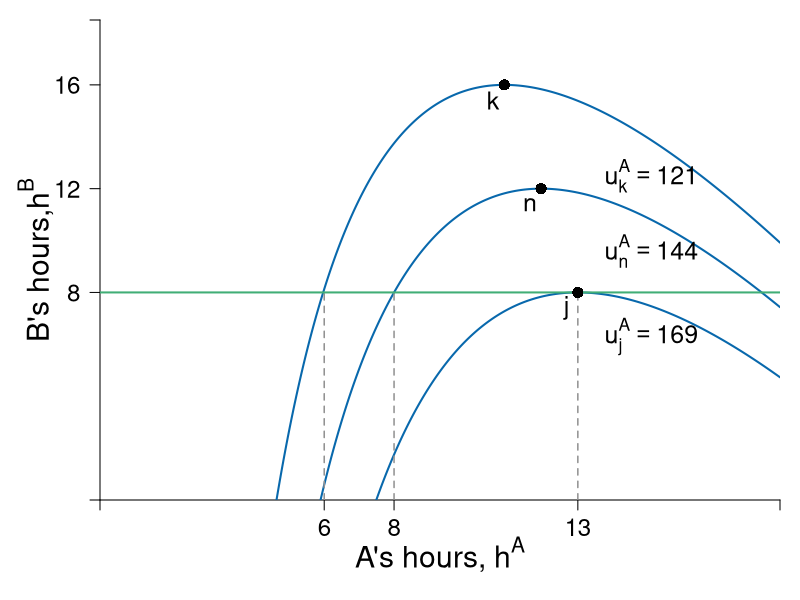

Reproduce this figure in R.
require(shape)
pdf(file = "coordination_failures/coord_indiff_map_feasible.pdf", width = 9, height = 7)

#Set parameters for graphics
pointsize <- 1.8
axislabelsize <- 1.8
labelsize <- 1.5
namesize <- 1.8
annotatesize <- 1.5
graphlinewidth <- 2
segmentlinewidth <- 1.5

COL <- c("#7fc97f", "#beaed4", "#fdc086", "#ffff99", "#386cb0", "#f0027f", "#bf5b17", "#666666")
COLA <- c("#e0f3db", "#99d8c9","#66c2a4","#41ae76", "#238b45", "#005824")
COLB <- c("#4eb3d3", "#2b8cbe", "#0868ac","#084081")

Grays <- gray.colors(25, start = 1, end = 0)

par(mar =  c(5, 5, 1, 1))


uA <- function(ea, eb, alpha = 30, beta = 1/2) {
  (alpha - beta*(ea + eb))*ea - 0.5*(ea)^2
}

hANE <- function(alpha, beta = 1/2){
  alpha/(1 + 3*beta)
}

brfA <- function(ea, alpha = 30, beta = 1/2) {
  (alpha - ea*(1 + 2*beta))/(beta)
}


xlims <- c(0, 18.5)
ylims <- c(0, 18.5)

npts <- 501 
x <- seq(xlims[1], xlims[2], length.out = npts)
y <- seq(ylims[1], ylims[2], length.out = npts) 
a <- c(uA(11, brfA(11)), 
       uA(hANE(alpha = 30, beta = 1/2), hANE(alpha = 30, beta = 1/2)), 
       uA(13, brfA(13))
)

plot(0, 0, xlim = xlims, ylim = ylims, type = "n",
     xlab = expression(paste("")),
     ylab = expression(paste("")), 
     xaxt = "n", 
     yaxt = "n", 
     cex.lab = axislabelsize, 
     bty = "n",
     xaxs = "i", 
     yaxs = "i")

ticksy <- c(0,  brfA(13), 12,  brfA(11), ylims[2])
ylabels <- c(NA, 8, 12, 16, NA)


ticksx <- c(0, 6.1, 8, 13,  xlims[2])
xlabels <- c(NA, 6, 8, 13, NA)


axis(1, at = ticksx, pos = 0, labels = xlabels, cex.axis = labelsize - 0.05)
axis(2, at = ticksy, pos = 0, labels = ylabels, las = 1, cex.axis = labelsize - 0.05)

npts <- 500 
xx1 <- seq(xlims[1], xlims[2], length.out = npts)

#Polygon for the feasible set
# xpoly1 <- c(xlims[1], xlims[2], xlims[2], xlims[1], xlims[1])
# ypoly1 <- c(brfA(13), brfA(13), ylims[2], ylims[2], brfA(13))
# polygon(x = xpoly1, y = ypoly1, col = COLA[1], density = NULL, border = NA)
#text(3, 17, expression(paste("Feasible Set")), xpd = TRUE, cex = annotatesize) 

contour(y, x, 
        outer(x, y, uA),
        drawlabels = FALSE,
        col = COLB[3],
        lwd = graphlinewidth,
        levels = a, 
        xaxs = "i", 
        yaxs = "i", 
        add = TRUE) 

text(0.5*xlims[2], -2.1, expression(paste("A's hours, ", h^A)), xpd = TRUE, cex = axislabelsize)
text(-1.75, 9.25, expression(paste("B's hours,", h^B)), xpd = TRUE, cex = axislabelsize, srt = 90) 

#Label the iso-welfare functions for the A
text(15, 6.3, expression(paste(u[j]^A == 169)), cex = annotatesize)
text(15, 9.6, expression(paste(u[n]^A == 144)), cex = annotatesize)
text(15, 12.5, expression(paste(u[k]^A == 121)), cex = annotatesize)


segments(6.1, 0, 6.1, brfA(13), lty = 2, col = Grays[18], lwd = segmentlinewidth)

segments(8, 0, 8, brfA(13), lty = 2, col = Grays[18], lwd = segmentlinewidth)

segments(13, 0, 13, brfA(13), lty = 2, col = Grays[18], lwd = segmentlinewidth)


#Label Nash Equilibrium 
points(12, 12, pch = 16, col = "black", cex = 1.5)

text(12 - 0.3, 12 - 0.6, expression(paste("n")), cex = annotatesize)



segments(0,  brfA(13),  xlims[2],  brfA(13), lty = 1, col = COLA[4], lwd = graphlinewidth)

points(13, brfA(ea = 13), pch = 16, col = "black", cex = 1.5)
text(13 - 0.3, brfA(ea = 13) - 0.6, expression(paste("j")), cex = annotatesize)

points(11, brfA(11), pch = 16, col = "black", cex = 1.5)
text(11 - 0.3, brfA(11) - 0.6, expression(paste("k")), cex = annotatesize)


dev.off()
